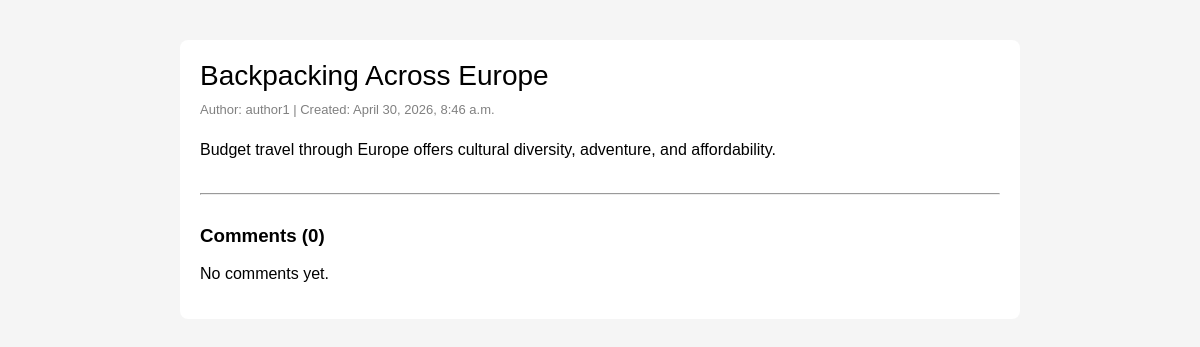
The page /article/20/ on the database its author committed.
### articles/models.py (models this page shows, shortened)
class Article(models.Model):
    category = models.ForeignKey(Category, on_delete=models.CASCADE)
    title = models.CharField(max_length=200, unique=True)
    author = models.ForeignKey(User, on_delete=models.CASCADE)
    content = models.TextField()
    created = models.DateTimeField(auto_now_add=True)
    updated = models.DateTimeField(auto_now=True)

### articles/views.py (the view)
# urls.py: path('article/<int:pk>/', views.article_page, name='article_page'),
def article_page(request, pk):
    article = get_object_or_404(Article, pk=pk)
    comments = Comment.objects.filter(article=article).order_by('-created')
    return render(request, 'article_page.html', {
        'article': article,
        'comments': comments
    })

### templates/article_page.html (shortened to what this page needs)
<!DOCTYPE html>
<html lang="en">
<head>
</head>
<body>
<div class="container">
    <div class="article-title">{{ article.title }}</div>
    <div class="meta">
        Author: {{ article.author }} |
        Created: {{ article.created }}
    </div>
    <div class="content">
        {{ article.content }}
    </div>
    <hr>
    <h3>Comments ({{ comments|length }})</h3>
    {% for comment in comments %}
        <div class="comment">
            <form method="post" action="{% url 'delete_comment' comment.id %}">
                {% csrf_token %}
                <button type="submit" class="delete-btn">Delete</button>
            </form>
            <div class="comment-author">
                {{ comment.author }}
            </div>
            <div class="comment-date">
                {{ comment.created }}
            </div>
            <div class="comment-content">
                {{ comment.content }}
            </div>
        </div>
    {% empty %}
        <p>No comments yet.</p>
    {% endfor %}
</div>
</body>
</html>

### templates/article_page.html (style rules this page uses)
body { font-family: Arial; margin: 40px; background: #f5f5f5; }
.container { max-width: 800px; margin: auto; background: white; padding: 20px; border-radius: 8px; }
.article-title { font-size: 28px; margin-bottom: 10px; }
.meta { color: gray; font-size: 13px; margin-bottom: 10px; }
.content { margin-bottom: 30px; line-height: 1.6; }
h3 { margin-top: 30px; }

### rows shown on the page
Article: title "Backpacking Across Europe", author "author1", created "April 30, 2026, 8:46 a.m.", content "Budget travel through Europe offers cultural diversity, adventure, and affordability."

### other values the page prints
{{ comments|length }} "0"
